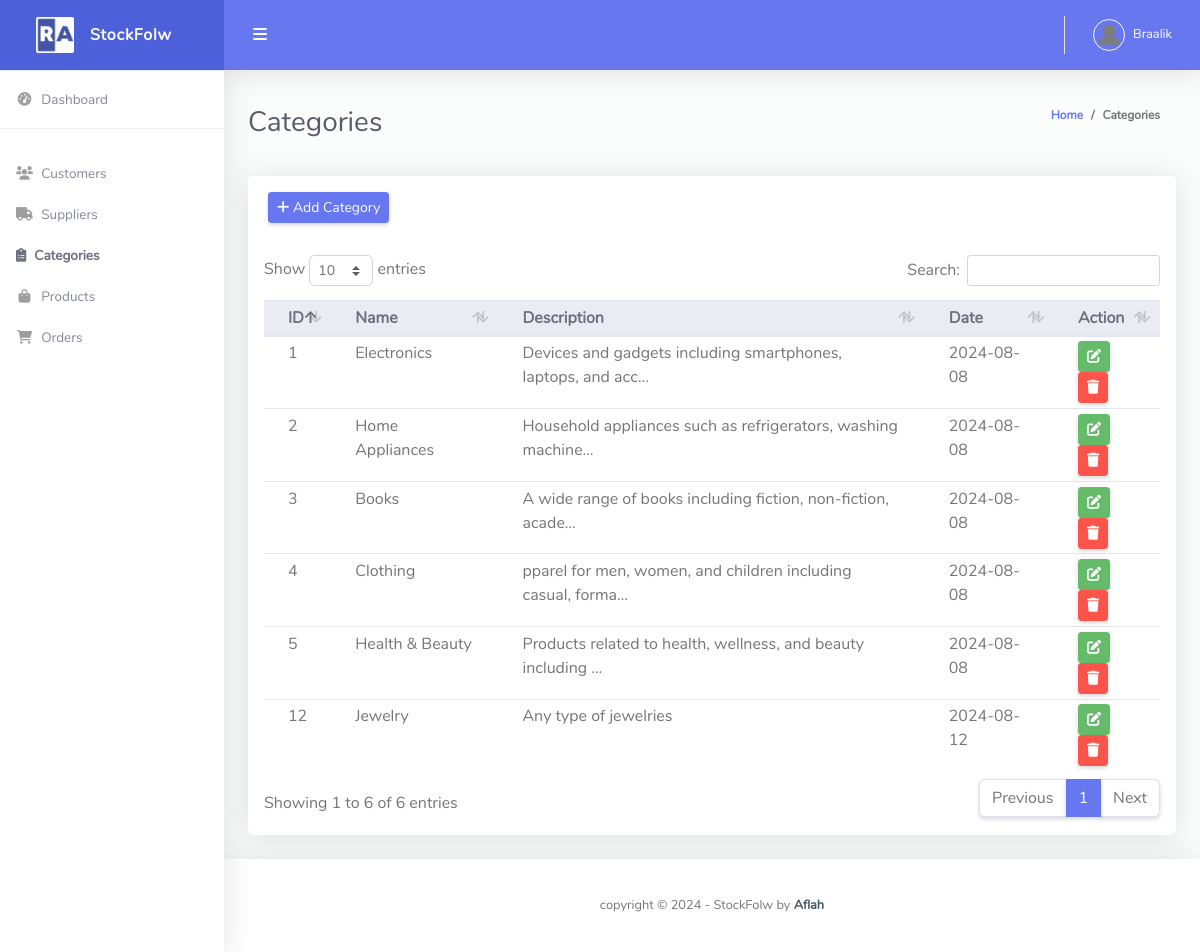
The page /category/ (signed in) on the database its author committed.
### stockflow/models.py (models this page shows, shortened)
class Customer(models.Model):
    user = models.OneToOneField(User, null=True, blank=True, on_delete=models.CASCADE)
    name = models.CharField(max_length=200, null=True, blank=True)
    phone = models.CharField(max_length=200, null=True, blank=True)
    email = models.EmailField(max_length=200, null=True, blank=True)
    address = models.TextField(null=True, blank=True)
    profile_pic = models.ImageField(default="profile1.png", null=True, blank=True)
    date_created = models.DateTimeField(auto_now_add=True, null=True, blank=True)

class Category(models.Model):
    name = models.CharField(max_length=200)
    description = models.TextField(blank=True, null=True)
    created_at = models.DateTimeField(auto_now_add=True)
    class Meta:
        verbose_name_plural = "Categories"

### stockflow/views.py (the view)
# urls.py: path('category/', views.category, name='category'),
@login_required(login_url='login')
def category(request):
    categories = Category.objects.all()
    form = CategoryForm()
    context = {'categories': categories, 'form': form}
    return render(request, 'category.html', context)

### stockflow/forms.py
class CategoryForm(forms.ModelForm):
    class Meta:
        model = Category
        fields = '__all__'
        widgets = {
            'name': forms.TextInput(attrs={'class': 'form-control', 'placeholder': 'Category Name', 'required': True}),
            'description': forms.Textarea(attrs={'class': 'form-control', 'placeholder': 'Description', 'required': True}),
        }

### templates/category.html (shortened to what this page needs)
{% extends 'base.html' %}
{% block content %}
<div class="container-fluid" id="container-wrapper">
    <div class="d-sm-flex align-items-center justify-content-between mb-4">
        <h1 class="h3 mb-0 text-gray-800">Categories</h1>
        <ol class="breadcrumb">
            <li class="breadcrumb-item"><a href="{% url 'home' %}">Home</a></li>
            <li class="breadcrumb-item">Categories</li>
        </ol>
    </div>
    <div class="row">
        <div class="col-lg-12">
            <div class="card mb-4">
                <div class="card-header py-3 d-flex flex-row align-items-center justify-content-between">
                    <button class="btn btn-sm btn-primary" data-toggle="modal" data-target="#modal-add-category">
                        <i class="fas fa-plus"></i> Add Category
                    </button>
                </div>
                <div class="table-responsive p-3">
                    <table class="table align-items-center table-flush table-hover table-sm" id="dataTableHover">
                        <thead class="thead-light">
                            <tr>
                                <th>ID</th>
                                <th>Name</th>
                                <th>Description</th>
                                <th>Date</th>
                                <th>Action</th>
                            </tr>
                        </thead>
                        <tbody>
                            {% for category in categories %}
                            <tr data-description="{{ category.description }}">
                                <td>{{ category.id }}</td>
                                <td>{{ category.name }}</td>
                                <td>{{ category.description|truncatechars:60|default:category.description }}</td>
                                <td>{{ category.created_at|date:"Y-m-d" }}</td>
                                <td>
                                    <a href="" class="btn btn-sm btn-success" data-toggle="modal"
                                        data-target="#modal-update-{{ category.id }}">
                                        <i class="fas fa-edit"></i>
                                    </a>
                                    <a href="" class="btn btn-sm btn-danger" data-toggle="modal"
                                        data-target="#modal-delete-{{ category.id }}">
                                        <i class="fas fa-trash"></i>
                                    </a>
                                </td>
                            </tr>
                            {% endfor %}
                        </tbody>
                    </table>
                </div>
            </div>
        </div>
    </div>
</div>
{% endblock %}

### templates/partials/topbar.html (shortened to what this page needs)
{% load static %}
<nav class="navbar navbar-expand navbar-light bg-navbar topbar mb-4 static-top">
    <button id="sidebarToggleTop" class="btn btn-link rounded-circle mr-3">
        <i class="fa fa-bars"></i>
    </button>
    <ul class="navbar-nav ml-auto">
        <li class="nav-item dropdown no-arrow">
            <a class="nav-link dropdown-toggle" href="#" id="userDropdown" role="button" data-toggle="dropdown"
                aria-haspopup="true" aria-expanded="false">
                {% if request.user.customer.profile_pic %}
                <img class="img-profile rounded-circle" src="{{request.user.customer.profile_pic.url}}"
                    style="max-width: 60px">
                {% else %}
                <img class="img-profile rounded-circle" src="{% static 'img/Testro.jpg' %}" style="max-width: 60px">
                {% endif %}
                <span class="ml-2 d-none d-lg-inline text-white small">{{request.user}}</span>
            </a>
        </li>
    </ul>
</nav>

### rows shown on the page
Category: id "1", name "Electronics", description "Devices and gadgets including smartphones, laptops, and acc…", created_at "2024-08-08"
Category: id "2", name "Home Appliances", description "Household appliances such as refrigerators, washing machine…", created_at "2024-08-08"
Category: id "3", name "Books", description "A wide range of books including fiction, non-fiction, acade…", created_at "2024-08-08"
Category: id "4", name "Clothing", description "pparel for men, women, and children including casual, forma…", created_at "2024-08-08"
Category: id "5", name "Health & Beauty", description "Products related to health, wellness, and beauty including …", created_at "2024-08-08"
Category: id "12", name "Jewelry", description "Any type of jewelries", created_at "2024-08-12"

### other values the page prints
{{ request.user }} "Braalik"
